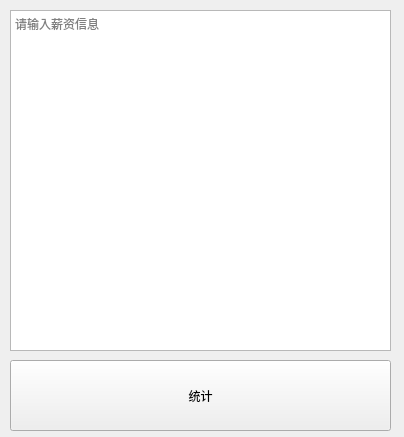
<?xml version="1.0" encoding="UTF-8"?>
<ui version="4.0">
 <class>Form</class>
 <widget class="QWidget" name="Form">
  <property name="geometry">
   <rect>
    <x>0</x>
    <y>0</y>
    <width>404</width>
    <height>437</height>
   </rect>
  </property>
  <property name="windowTitle">
   <string>薪资统计</string>
  </property>
  <widget class="QPlainTextEdit" name="textEdit">
   <property name="enabled">
    <bool>true</bool>
   </property>
   <property name="geometry">
    <rect>
     <x>10</x>
     <y>10</y>
     <width>381</width>
     <height>341</height>
    </rect>
   </property>
   <property name="placeholderText">
    <string>请输入薪资信息</string>
   </property>
  </widget>
  <widget class="QPushButton" name="button">
   <property name="geometry">
    <rect>
     <x>10</x>
     <y>360</y>
     <width>381</width>
     <height>71</height>
    </rect>
   </property>
   <property name="text">
    <string>统计</string>
   </property>
  </widget>
 </widget>
 <resources/>
 <connections/>
</ui>
